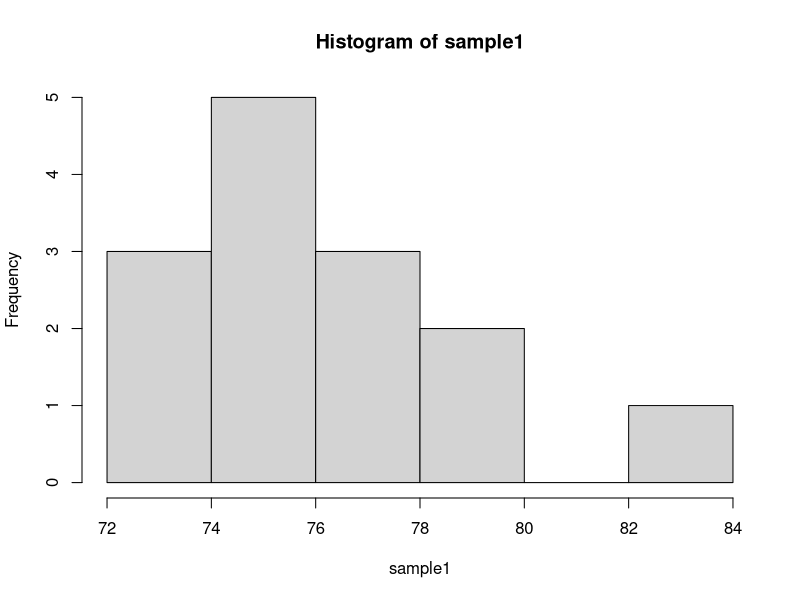
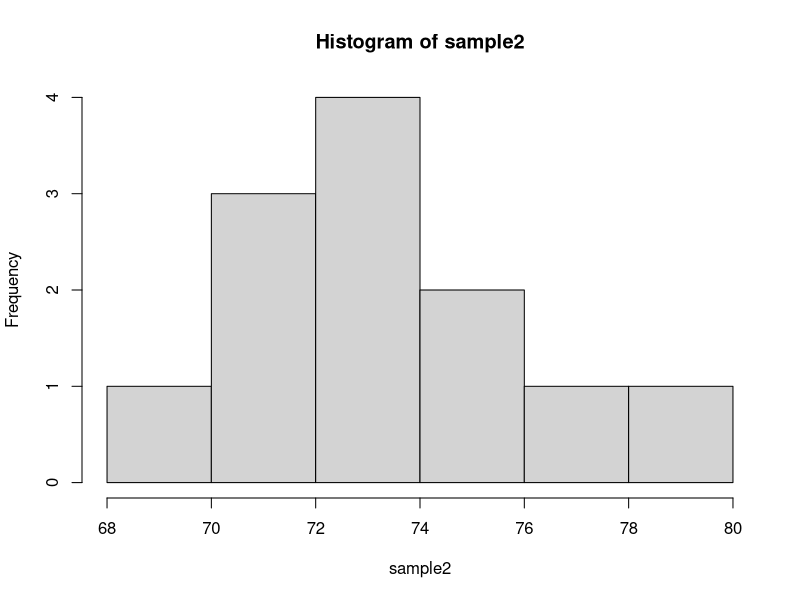
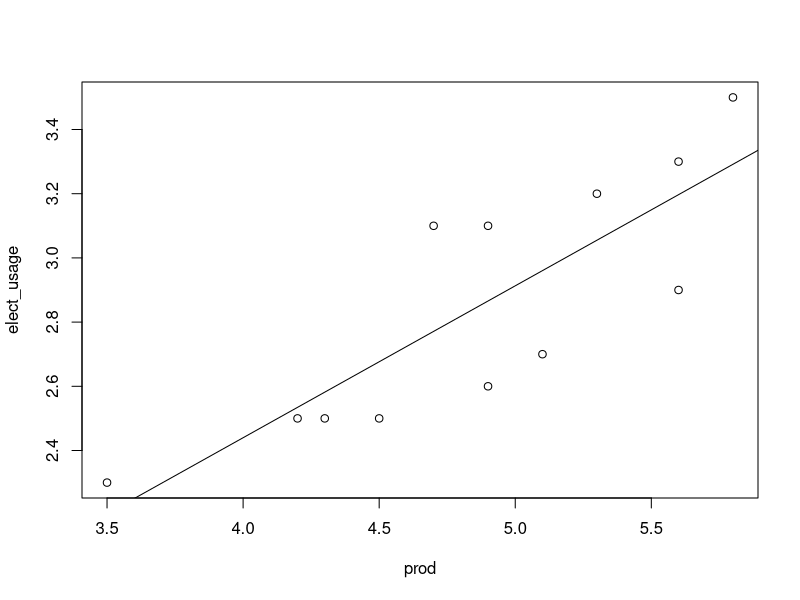
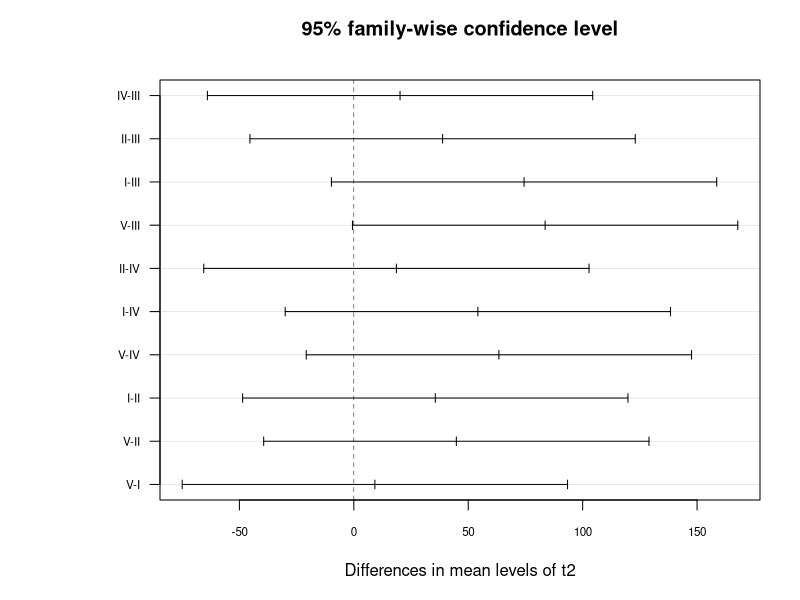

Write the R code that produced these figures, in order.
#Q.1 (A) The following are the values of the cephalic index found in two samples of skulls,one consisting of 14 and the other of 12 individuals.

sample1 = c(74.1,77.7,74.0,74.4,73.8,79.3,75.8,82.8,72.2,75.2,74.2,77.1,78.4,76.3)
sample2 = c(70.8,73.9,74.2,70.4,69.2,71.2,75.8,72.4,76.4,78.1,72.8,73.3)
# Is it possible that average cephalic index in sample II is 75?
#H0: mu = 75
#h1: mu is not equal to 75
#Normality Test
shapiro.test(sample1)
shapiro.test(sample2)
hist(sample1)
hist(sample2)
t.test(sample1,mu=75)
#Is it reasonable to say that the average of index in the two samples is the same
#H0: mean of two samples are equal
#H1: mean of two samples are not equal
var.test(sample1,sample2)
t.test(sample1,sample2)



#Q.1(B) The manager of a car plant wishes to investigate how the plants electricity usage depends upon the plant's production.
prod =c(4.5,3.5,4.3,5.1,5.6,4.9,5.3,5.8,4.7,5.6,4.9,4.2)
elect_usage =c(2.5,2.3,2.5,2.7,2.9,3.1,3.2,3.5,3.1,3.3,2.6,2.5)
plant_prod=data.frame(prod,elect_usage)
plant_prod
cor(prod,elect_usage) # simple correlation
plant_prod = lm(elect_usage~prod,data=plant_prod)
summary(plant_prod) 
plot(prod,elect_usage)
abline(plant_prod)




#Q.1(C) Find the optimum solution of the following LPP by simplex method:
#Minimize Z = 5x1 - 6x2 + 4x3
#Subject to constraints: 3x1 + 4x2 + 6x3 ??? 9,
#x1 + 3x2 + 2x3 ??? 5,
#7x1 - 2x2 - x3 ??? 10,
#x1 - 2x2 + 4x3 ??? 4,
#2x1 + 5x2 - 3x3 = 3,
#x1, x2, x3 ??? 0.
library(boot)
Objec_Func=c(5,-6,4)
Eq1=c(3,4,6)
Eq2=c(1,3,2)
Eq3=c(1,-2,4)
con1=rbind(Eq1, Eq2, Eq3)
rhs=c(9,5,4)
simplex(a=Objec_Func, A1=c(7,-2,1), b1=10, A2=con1, b2=rhs, A3=c(2,5,-3), b3=3, maxi=FALSE)




#Q.2 Answer the following questions.
#(A) We are interested in how the heat evolved in the curing of cement is affected by the amounts of various chemical included in the cement mixture. The independent and dependent
#variables are listed below:
#X1 = amount of tricalcium aluminate,
#X2 = amount of tricalcium silicate,
#X3 = amount of tetracalcium alumino ferrite,
#X4 = amount of dicalcium silicate,
#Y = heat evolved in calories per gram of cement.
#Fit multiple regression model. Apply forward selection method and check forward selection method model and original model are same or not?
  
library(MASS)
X1=c(7,1,11,11,7,11,3,1,2,21,1,11,10)
X2=c(25,28,55,30,51,54,70,30,53,46,39,65,67)
X3=c(6,15,8,8,6,9,17,22,18,4,23,9,8)
X4=c(60,52,20,47,33,22,6,44,22,26,34,12,12)
Y=c(79,74,104,88,96,109,103,73,93,116,84,113,109)

cement = data.frame(Y, X1, X2, X3, X4)
cement

cement_pbd_12 = lm(Y~., data=cement)
summary(cement_pbd_12)
step=stepAIC(cement_pbd_12,direction = "both")
step$anova

#forward selection
cement_lin = lm(Y~1, data=cement)
summary(cement_lin)

add1(cement_lin,scope=cement,test = 'F')
cement_lin = lm(Y~X4, data=cement)
summary(cement_lin)

add1(cement_lin,scope=cement,test = 'F')
cement_lin = lm(Y~X4+X1, data=cement)
summary(cement_lin)

add1(cement_lin,scope=cement,test = 'F')



#Q,2(B)The adjoining table gives the results of an experiment on the effects of five manual treatments I, II, III, IV, V on the yield of sugarcane.
#Write down the ANOVA table. Test whether the treatments are equally effective and test for the differences between variety effects
t1 =c(552,	525,	472,	460,	413,	451,	405,	492,	467,	429,	431,	481,	381,	432,	325,	425,	441,	410,	430,	445,	572,	463,	471,	469,	493)
t2 =factor(c("I", "I", "I", "I", "I", "II", "II", "II", "II", "II", "III", "III", "III", "III", "III", "IV", "IV", "IV", "IV", "IV", "V", "V", "V", "V", "V"))
a =data.frame(t1, t2)
a

summary(a)

#checking balance design
with(a,table(t2))


crd.aov=aov(t1~t2,data=a)
summary(crd.aov)

model.tables(crd.aov,type = "means")

op =par(mar=c(5,8,4,2))
plot(TukeyHSD(crd.aov, ordered=T),cex.axis=0.7,las=1)
par(op)





